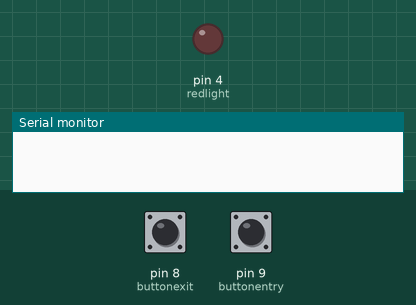
This sketch was run on a simulated Arduino Uno, built with avr-gcc and run on an emulated ATmega328P. Parts: output pins drawn as LEDs (lit = HIGH), the last lines printed to the serial monitor. Inputs (shaded band) come from the test bench; at power-on: pin 9 (buttonentry) HIGH, pin 8 (buttonexit) HIGH.

Above: at 1.2 s.
1.3 s: pin 9 (buttonentry) pulled LOW for 0.15 s
At 1.5 s:
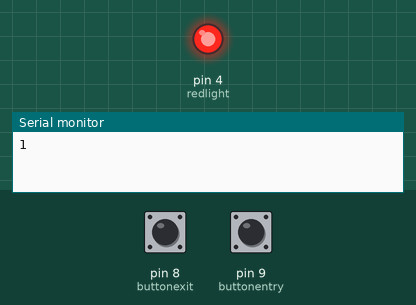
3.2 s: pin 9 (buttonentry) pulled LOW for 3.2 s
At 7.6 s:
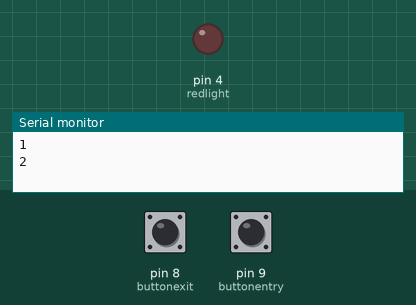
7.9 s: pin 8 (buttonexit) pulled LOW for 3.2 s
At 8.8 s:
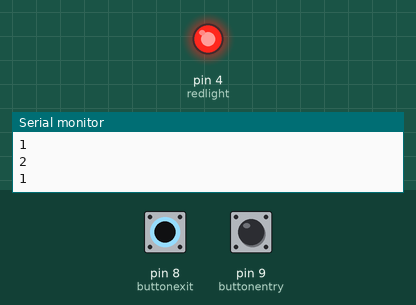
Timing chart, 0 to 12.6 s (numbered marks = the images above; inputs shaded):
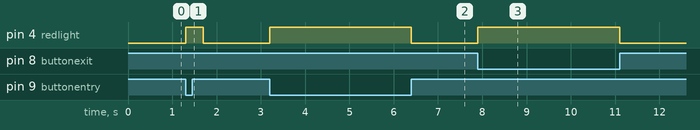

The sketch:

Chap2Button.ino
```cpp
int count = 0;
int thisnumber= 0;
int previousnumber= 0;
int redlight= 4;
int buttonentry = 9;
int buttonexit = 8;

void setup() {
  // put your setup code here, to run once:
  pinMode(buttonentry, INPUT_PULLUP);
  pinMode(buttonexit, INPUT_PULLUP);
  pinMode(redlight, OUTPUT);
  Serial.begin(9600);
}

void loop() {
  // put your main code here, to run repeatedly:
  int buttonState1; // is it pressed in or not
  int buttonState2; // is it pressed in or not
  buttonState1 = digitalRead(buttonentry);
  buttonState2 = digitalRead(buttonexit);

    if (buttonState1 == LOW) {   //if it is pressed in
    digitalWrite(redlight, HIGH); //give a sign
    thisnumber = 1;               //condition for entry
    }
    else if (buttonState2 == LOW) { // if it is pressed in
    digitalWrite(redlight, HIGH); //give a sign
    thisnumber = 2;               // condition for exit
    }
    else {
      digitalWrite(redlight, LOW); //no signs
      thisnumber = 0;           // condition for no button pressed in
    }
    if (thisnumber != previousnumber) { //if the condition changes
      if (thisnumber == 1) {          // if the condition is entry
        count = count+1;              // add one
      Serial.println(count);          // let me see the one
      }
      if (thisnumber == 2 && count>0) { //if the condition is exit and not 0
        count= count-1;                 // remove one
      Serial.println(count);            // let me see
      }
    previousnumber = thisnumber;       //after button pressed the previous number is updated
    delay(400);                        //no crazy numbers on screen
  }
}
```

Measured:
- after the input at 1.3 s, pin 4 (redlight): LOW → HIGH at once, → LOW 0.40 s later
- after the input at 3.2 s, pin 4 (redlight): LOW → HIGH at once, → LOW 3.2 s later
- after the input at 7.9 s, pin 4 (redlight): LOW → HIGH at once, → LOW 3.2 s later
